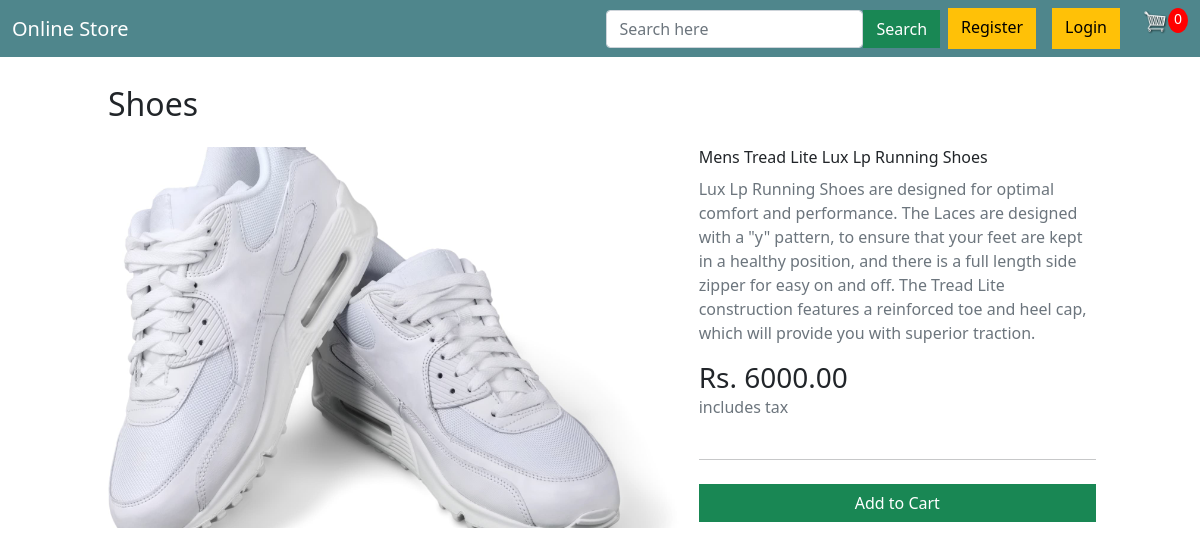
Page /mens-tread-lite-lux-lp-running-shoes/ on the committed database.
### store/models.py (models this page shows, shortened)
class Product(models.Model):
    category = models.ForeignKey(
        Category, related_name='product', on_delete=models.CASCADE)
    title = models.CharField(max_length=255)
    description = models.TextField(blank=True)
    image = models.ImageField(
        upload_to='images/', default='images/placeholder.png')
    slug = models.SlugField(max_length=255)
    digital = models.BooleanField(default=False,null=True, blank=True)
    price = models.DecimalField(max_digits=6, decimal_places=2)
    in_stock = models.BooleanField(default=True)
    is_active = models.BooleanField(default=True)
    created = models.DateTimeField(auto_now_add=True)
    updated = models.DateTimeField(auto_now=True)
    class Meta:
        verbose_name_plural = 'Products'
        ordering = ('-created',)
    @property
    def imageURL(self):
        try:
            url=self.image.url
        except:
            url=''
        return url

class Category(models.Model):
    name = models.CharField(max_length=255, db_index=True)
    slug = models.SlugField(max_length=255, unique=True)
    class Meta:
        verbose_name_plural = 'Categories'
    def __str__(self):
        return self.name

### store/views.py (the view)
# urls.py: path('<slug:slug>/',views.product_detail,name='product_detail'),
def product_detail(request,slug):
    product=get_object_or_404(Product,slug=slug)
    if request.user.is_authenticated:
        customer=request.user.customer
        order,created=Order.objects.get_or_create(customer=customer,complete=False)
        items=order.orderitem_set.all()
        cartItems=order.get_cart_items
    else:
        cookieData=cookieCart(request)
        cartItems=cookieData['cartItems']
    context={'product':product,'cartItems':cartItems,'shipping':False}
    return render(request,'store/product_detail.html',context)

### store/utils.py (called while the page is built, shortened)
def cookieCart(request):
    try:
        cart=json.loads(request.COOKIES['cart'])
    except:
        cart={}
    print('Cart ',cart)
    order={'get_cart_items':0,'get_cart_total':0}
    items=[]
    cartItems=order['get_cart_items']
    return {'items':items,'order':order,'cartItems':cartItems}

### store/templates/store/product_detail.html (shortened to what this page needs)
{% extends 'store/main.html' %}
{% load static %}
{% block content %}
<main class="pt-2">
    <div class="container" style="max-width: 1000px">
      <div class="row g-3">
        <div class="col-md-5 ps-3 col-lg-5 order-md-last p-0 order-1">
          <div class="d-grid gap-2 mt-5 pt-3">
            <div>{{product.title}}</div>
            <div class="d-flex d-flex-inline justify-content-between">
              <div>
                <p class="text-muted">{{product.description}}</p>
                <span class="h3">Rs. {{product.price}}</span>
                <p class="text-muted">includes tax</p>
              </div>
            </div>
            <hr />
            <button
            data-product={{product.id}} data-action="add"
              type="button"
              id="add-button"
              value=""
              class="btn btn-success fw500 update-cart"
            >
              Add to Cart
            </button>
          </div>
        </div>
        <div class="col-md-7 col-lg-7 p-0">
          <div class="card mb-3 border-0">
            <div class="row g-0">
              <div class="col-md-12">
                <div class="card-body p-1">
                  <h1 class="mb-0 h2 pe-4 pb-4">{{product.category}}</h1>
                  <div class="bg-light">
                    <img
                      class="img-fluid mx-auto d-block"
                      alt="Responsive image"
                      src="{{product.imageURL}}"
                    />
                  </div>
                </div>
              </div>
            </div>
          </div>
        </div>
      </div>
    </div>
  </main>
{% endblock %}

### static/css/main.css (style rules this page uses)
.btn { border-radius: 0; }

### rows in the picture
Product: title "Mens Tread Lite Lux Lp Running Shoes", description "Lux Lp Running Shoes are designed for optimal comfort and performance. The Laces are designed with a \"y\" pattern, to ensure that your feet are kept in a healthy position, and there is a full length side zipper for easy on and off. The Tread Lite construction features a reinforced toe and heel cap, which will provide you with superior traction.", price "6000.00", category "Shoes", imageURL (picture)

### other values in the picture
{{ cartItems }} "0"
